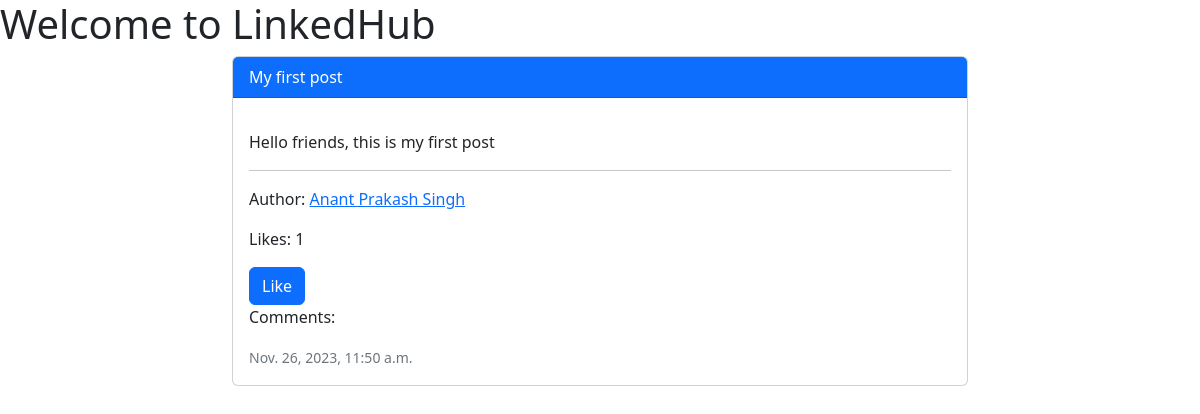
The app's page /post/1/ (signed in) with its own data.
### post/models.py (models this page shows, shortened)
class Post(models.Model):
    post_id = models.AutoField(primary_key=True)
    title = models.CharField(max_length=200)
    content = models.TextField()
    author_id = models.CharField(max_length=100)
    likes = models.IntegerField(default=0)
    comments = models.IntegerField(default=0)
    timestamp = models.DateTimeField(auto_now_add=True)

### home/models.py (models this page shows, shortened)
class UserProfile(models.Model):
    username = models.CharField(max_length=100)
    name = models.CharField(max_length=100)
    profile_pic = models.TextField(blank=True)
    bio = models.TextField(blank=True)

### post/views.py (the view)
# urls.py: path('<int:post_id>/', views.view_post, name='view_post'),
@login_required
def view_post(request, post_id):
    post = Post.objects.get(post_id=post_id)
    author = UserProfile.objects.get(username=post.author_id)
    comments = Comment.objects.raw(f'SELECT * FROM post_comment WHERE post_id={post_id} ORDER BY likes DESC')
    return render(request, 'view_post.html', {'post': post, 'author': author, 'comments': comments})

### templates/view_post.html (shortened to what this page needs)
<!DOCTYPE html>
<html lang="en">
<head>
    <link rel="stylesheet" href="https://cdn.jsdelivr.net/npm/bootstrap@5.2.3/dist/css/bootstrap.min.css">
</head>
<body>
    <h1>Welcome to LinkedHub</h1>
    <div class="container">
        <div class="row justify-content-center">
            <div class="col-md-8">
                <div class="card">
                    <div class="card-header bg-primary text-white">{{ post.title }}</div>
                    <div class="card-body">
                        <p class="card-text">{{ post.content|linebreaks }}</p>
                        <hr>
                        <p class="card-text">Author: <a href="/{{ post.author_id }}">{{ author.name }}</a></p>
                        <p class="card-text">Likes: <span id="likes">{{ post.likes }}</span></p>
                        <button id="likeBtn" class="btn btn-primary" onclick="likePost()">Like</button>
                        <p class="card-text">Comments:</p>
                        <p class="card-text"><small class="text-muted">{{ post.timestamp }}</small></p>
                    </div>
                </div>
            </div>
        </div>
    </div>
</body>
</html>

### records on screen
Post: title "My first post", content "Hello friends, this is my first post", likes "1", timestamp "Nov. 26, 2023, 11:50 a.m."
UserProfile: name "Anant Prakash Singh"
